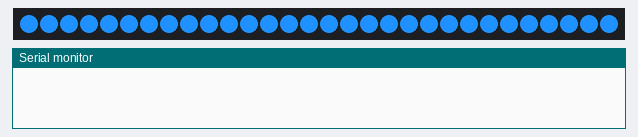
The sketch below on a simulated ESP8266 (NodeMCU). Shown: 30 RGB LEDs in strip order, left to right, the last lines printed to the serial monitor. Dim RGB values are drawn brighter than linear; WiFi joins after 1.5 s; servers stay silent unless stated.

Above: at 0.1 s.
At 5.8 s:
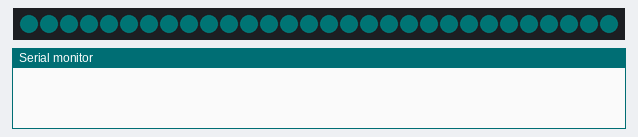
At 8.1 s:
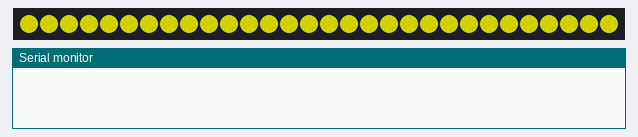
At 10.5 s:
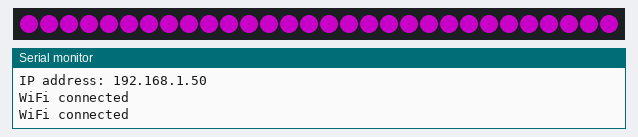

Measured:
- what the display in image 1 shows lasts 2.1 s, from 5.7 s to 7.8 s

The sketch:

nov18a.ino
```cpp
#include <Arduino.h>
#include <ESP8266WiFi.h>
#include <FastLED.h>

#define NUM_LEDS 30
#define PIN_LEDS 4
CRGB leds[NUM_LEDS];

const char* ssid = "Артём 2.4";
const char* password = "*****";

byte bright = 50; // яркость LED светодиодов
byte baza = 0;     // изменение оттенка LED


void setup() {
  Serial.begin(115200);

  FastLED.addLeds<NEOPIXEL, PIN_LEDS>(leds, NUM_LEDS).setCorrection(TypicalLEDStrip);

  for(int i = 0; i < NUM_LEDS; i++)
  {
    leds[i] = CRGB::DodgerBlue; FastLED.setBrightness(255); FastLED.show();
  }
  delay(5000);
  for(int i = 255; i > 0; i--)
  {
    FastLED.setBrightness(i); FastLED.show(); delay(1);
  }
  delay(2000);
  WiFi.begin(ssid, password);
  while (WiFi.status() != WL_CONNECTED) {
    for(int i = 0; i < NUM_LEDS; i++)
    {
      leds[i] = CRGB::Yellow; FastLED.show();
    }
    for(int i = 0; i < 255; i++)
    {
      FastLED.setBrightness(i); FastLED.show(); delay(1);
    }
    for(int i = 255; i > 0; i--)
    {
      FastLED.setBrightness(i); FastLED.show(); delay(1);
    }
  }
  FastLED.setBrightness(0); FastLED.show();


  Serial.print("IP address: ");
  Serial.println(WiFi.localIP());
}

void loop() {
  if (WiFi.status() == WL_CONNECTED) {
    Serial.println("WiFi connected");
  } else {
    Serial.println("No connection to WiFi");
  }

  for(int i = 0; i < NUM_LEDS; i++)
  {
    leds[i] = CRGB::Fuchsia; FastLED.show();
  }
  FastLED.setBrightness(100);
}
```
